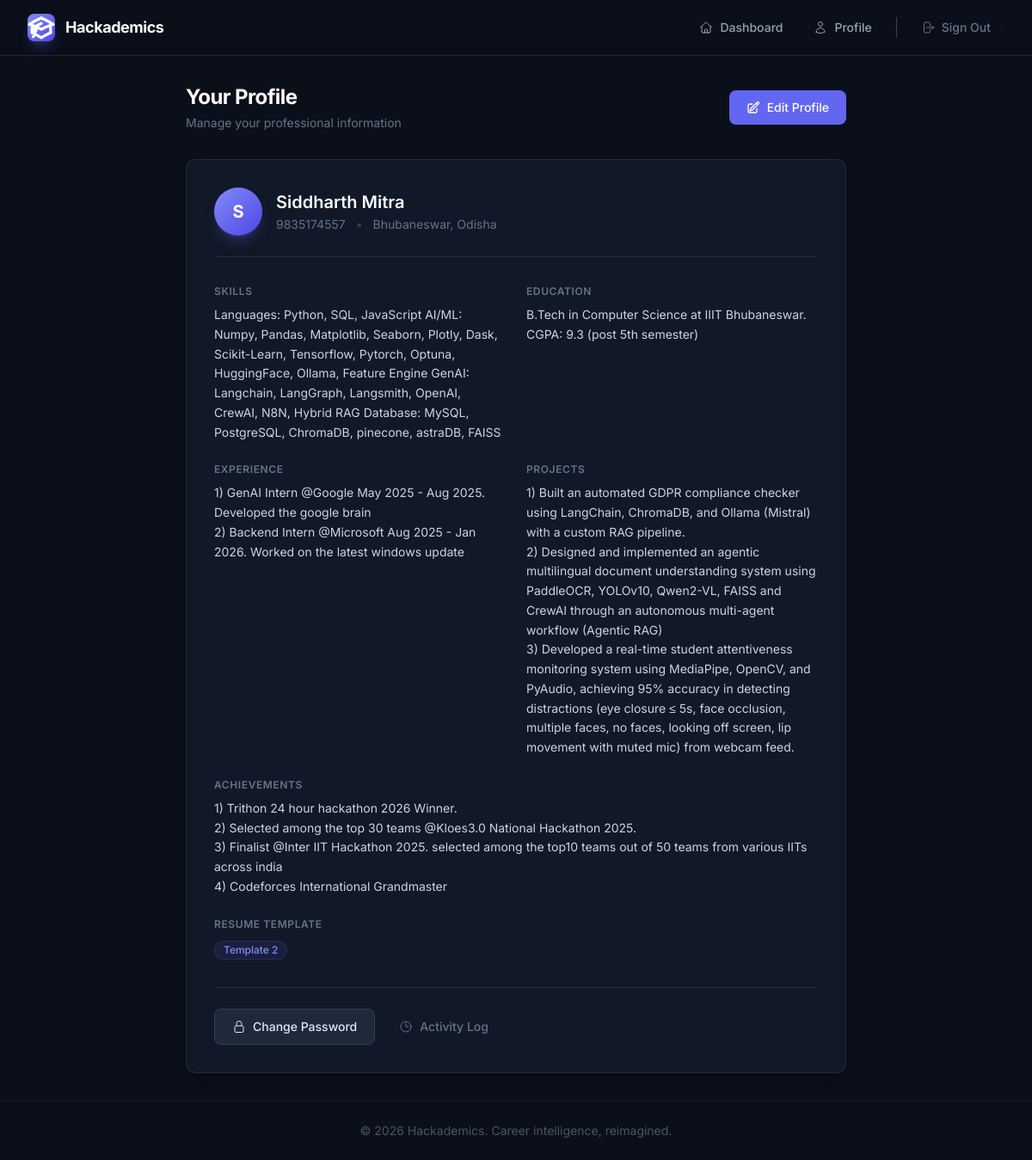
/profile/ (signed in), run on the app's committed database.
### users/models.py (models this page shows, shortened)
class UserProfile(models.Model):
    TEMPLATE_CHOICES = [
        (1, 'Professional'),
        (2, 'Creative'),
        (3, 'Minimalistic'),
    ]
    user = models.OneToOneField(User, on_delete=models.CASCADE)
    full_name = models.CharField(max_length=100)
    phone_number = models.CharField(max_length=20, blank=True)
    location = models.CharField(max_length=100, blank=True)
    skills = models.TextField(help_text="Comma-separated skills")
    education = models.TextField()
    experience = models.TextField()
    projects = models.TextField(blank=True)
    achievements = models.TextField(blank=True)
    resume_template_choice = models.IntegerField(choices=TEMPLATE_CHOICES, default=1)
    extracted_skills = models.JSONField(null=True, blank=True)

### users/views.py (the view)
# urls.py: path('profile/', views.view_profile, name='view_profile'),
@login_required
def view_profile(request):
    try:
        profile = request.user.userprofile
    except UserProfile.DoesNotExist:
        return redirect('edit_profile')
    return render(request, 'users/view_profile.html', {'profile': profile})

### templates/users/view_profile.html (shortened to what this page needs)
{% extends 'base.html' %}
{% block content %}
<div class="max-w-3xl mx-auto animate-slide-up">
  <div class="flex items-center justify-between mb-8">
    <div>
      <h1 class="text-2xl font-bold text-surface-50 tracking-tight">Your Profile</h1>
      <p class="text-surface-400 text-sm mt-1">Manage your professional information</p>
    </div>
    <a href="{% url 'edit_profile' %}" class="btn-primary text-sm">
      Edit Profile
    </a>
  </div>
  <div class="card-elevated p-8">
    <div class="flex items-center gap-4 mb-8 pb-6 border-b border-surface-600/50">
      <div class="w-14 h-14 bg-gradient-to-br from-brand-400 to-brand-600 rounded-full flex items-center justify-center text-xl font-bold text-white shadow-lg shadow-brand-500/25">
        {{ profile.full_name|first|upper }}
      </div>
      <div>
        <h2 class="text-xl font-semibold text-surface-50">{{ profile.full_name }}</h2>
        <div class="flex items-center gap-3 text-sm text-surface-400 mt-0.5">
          {% if profile.phone_number %}<span>{{ profile.phone_number }}</span>{% endif %}
          {% if profile.location %}<span class="text-surface-600">&bull;</span><span>{{ profile.location }}</span>{% endif %}
        </div>
      </div>
    </div>
    <div class="grid grid-cols-1 md:grid-cols-2 gap-6">
      <div>
        <h3 class="text-xs font-semibold text-surface-400 uppercase tracking-wider mb-2">Skills</h3>
        <p class="text-surface-200 text-sm leading-relaxed">{{ profile.skills|default:"Not provided" }}</p>
      </div>
      <div>
        <h3 class="text-xs font-semibold text-surface-400 uppercase tracking-wider mb-2">Education</h3>
        <p class="text-surface-200 text-sm leading-relaxed whitespace-pre-line">{{ profile.education|default:"Not provided" }}</p>
      </div>
      <div>
        <h3 class="text-xs font-semibold text-surface-400 uppercase tracking-wider mb-2">Experience</h3>
        <p class="text-surface-200 text-sm leading-relaxed whitespace-pre-line">{{ profile.experience|default:"Not provided" }}</p>
      </div>
      <div>
        <h3 class="text-xs font-semibold text-surface-400 uppercase tracking-wider mb-2">Projects</h3>
        <p class="text-surface-200 text-sm leading-relaxed whitespace-pre-line">{{ profile.projects|default:"Not provided" }}</p>
      </div>
      <div class="md:col-span-2">
        <h3 class="text-xs font-semibold text-surface-400 uppercase tracking-wider mb-2">Achievements</h3>
        <p class="text-surface-200 text-sm leading-relaxed whitespace-pre-line">{{ profile.achievements|default:"Not provided" }}</p>
      </div>
      <div>
        <h3 class="text-xs font-semibold text-surface-400 uppercase tracking-wider mb-2">Resume Template</h3>
        <span class="badge bg-brand-500/10 text-brand-400 border border-brand-500/20">Template {{ profile.resume_template_choice }}</span>
      </div>
    </div>
    <div class="mt-8 pt-6 border-t border-surface-600/50 flex flex-wrap gap-3">
      <a href="{% url 'change_password' %}" class="btn-secondary text-sm">
        Change Password
      </a>
      <a href="{% url 'activity_log' %}" class="btn-ghost text-sm text-surface-400">
        <svg class="w-4 h-4" fill="none" viewBox="0 0 24 24" stroke-width="1.5" stroke="currentColor"><path stroke-linecap="round" stroke-linejoin="round" d="M12 6v6h4.5m4.5 0a9 9 0 1 1-18 0 9 9 0 0 1 18 0Z" /></svg>
        Activity Log
      </a>
    </div>
  </div>
</div>
{% endblock %}

### data on the page
UserProfile: full_name|first "S", full_name "Siddharth Mitra", phone_number "9835174557", location "Bhubaneswar, Odisha", skills "Languages: Python, SQL, JavaScript AI/ML: Numpy, Pandas, Matplotlib, Seaborn, Plotly, Dask, Scikit-Learn, Tensorflow, Pytorch, Optuna, HuggingFace, Ollama, Feature Engine GenAI: Langchain, LangGraph, Langsmith, OpenAI, CrewAI, N8N, Hybrid RAG Database: MySQL, PostgreSQL, ChromaDB, pinecone, astraDB, FAISS", education "B.Tech in Computer Science at IIIT Bhubaneswar. CGPA: 9.3 (post 5th semester)", experience "1) GenAI Intern @Google May 2025 - Aug 2025. Developed the google brain 2) Backend Intern @Microsoft Aug 2025 - Jan 2026. Worked on the latest windows update", projects "1) Built an automated GDPR compliance checker using LangChain, ChromaDB, and Ollama (Mistral) with a custom RAG pipeline. 2) Designed and implemented an agentic multilingual document understanding system using PaddleOCR, YOLOv10, Qwen2-VL, FAISS and CrewAI through an autonomous multi-agent workflow (Agentic RAG) 3) Developed a real-time student attentiveness monitoring system using MediaPipe, OpenCV, and PyAudio, achieving 95% accuracy in detecting distractions (eye closure ≤ 5s, face occlusion, multiple faces, no faces, looking off screen, lip movement with muted mic) from webcam feed.", achievements "1) Trithon 24 hour hackathon 2026 Winner. 2) Selected among the top 30 teams @Kloes3.0 National Hackathon 2025. 3) Finalist @Inter IIT Hackathon 2025. selected among the top10 teams out of 50 teams from various IITs across india 4) Codeforces International Grandmaster", resume_template_choice "2"
